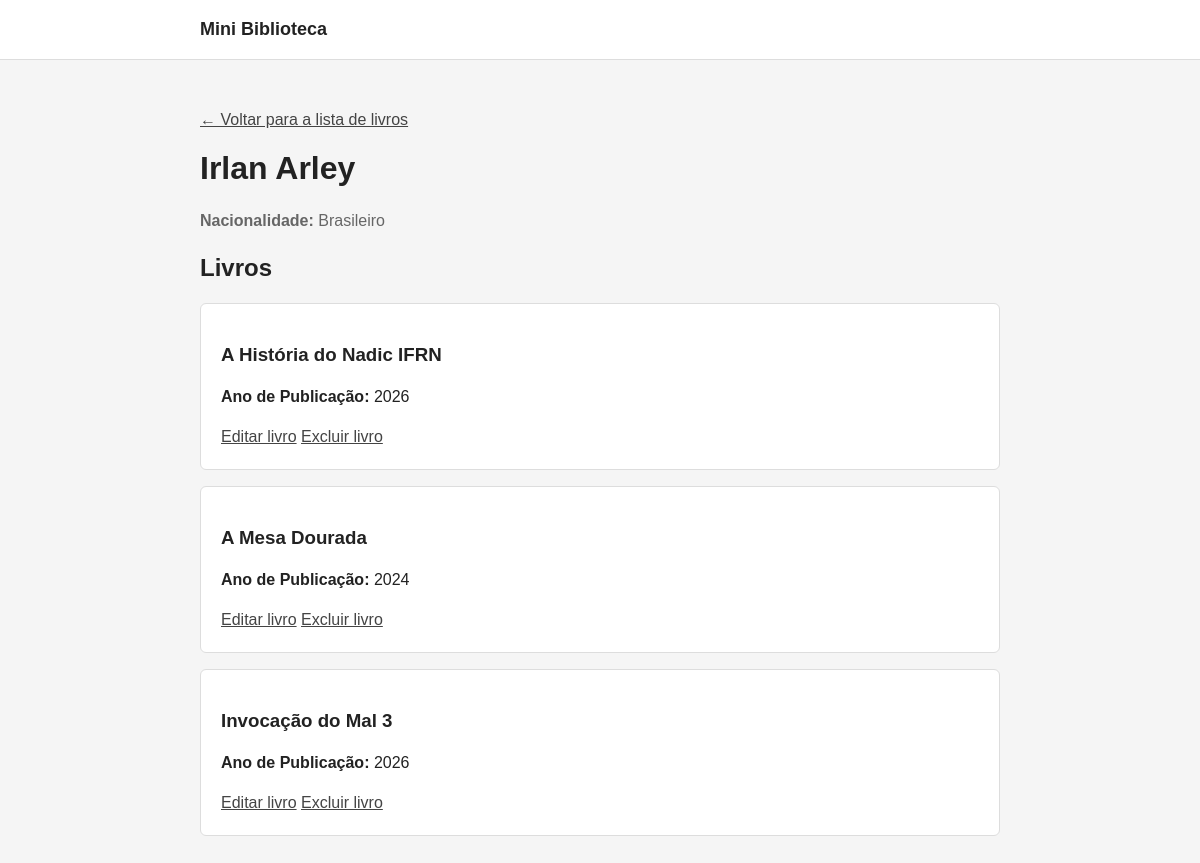
The page /autores/4/ on the database its author committed.
### biblioteca/models.py (models this page shows, shortened)
class Author(models.Model):
    name = models.CharField(max_length=120)
    nationality = models.CharField(max_length=60, blank=True)
    class Meta:
        ordering = ["name"]
        verbose_name = "autor"
        verbose_name_plural = "autores"

class Book(models.Model):
    title = models.CharField(
        max_length=200,
        validators=[MinLengthValidator(3, "O título deve ter pelo menos 3 caracteres.")],
    )
    authors = models.ManyToManyField(Author, related_name="books")
    categories = models.ManyToManyField(Category, blank=True, related_name="books")
    year_of_publication = models.IntegerField(validators=[validar_ano_publicacao])
    available = models.BooleanField(default=True)
    pages = models.PositiveIntegerField(
        "Páginas",
        null=True,
        blank=True,
        validators=[
            MinValueValidator(1, "O livro deve ter pelo menos 1 página."),
            MaxValueValidator(5000, "O livro pode possuir no máximo 5000 páginas."),
        ],
    )
    isbn = models.CharField(
        "ISBN",
        blank=True,
        max_length=13,
        validators=[
            RegexValidator(r"^\d{13}$", "O ISBN deve possuir exatamente 13 dígitos numéricos."),
        ],
    )
    capa = models.ImageField(
        "Capa",
        upload_to="capas/",
        blank=True,
        validators=[
            validar_tamanho_arquivo,
            FileExtensionValidator(allowed_extensions=["jpg", "jpeg", "png"]),
        ],
    )

### biblioteca/views.py (the view)
# urls.py: path("autores/<int:pk>/", AuthorDetailView.as_view(), name="author_detail"),
class AuthorDetailView(DetailView):
    model = Author
    template_name = "author_detail.html"
    context_object_name = "author"
    def get_context_data(self, **kwargs):
        context = super().get_context_data(**kwargs)
        context["books"] = self.object.books.order_by("title").prefetch_related("authors")
        return context

### biblioteca/templates/author_detail.html (shortened to what this page needs)
{% extends "base.html" %}
{% block content %}
    <p><a href="{% url 'book_list' %}">&larr; Voltar para a lista de livros</a></p>
    <h1>{{ author.name }}</h1>
    {% if author.nationality %}
        <p class="muted"><strong>Nacionalidade:</strong> {{ author.nationality }}</p>
    {% endif %}
    <h2>Livros</h2>
    {% for book in books %}
        <article class="card">
            <h3>{{ book.title }}</h3>
            <p><strong>Ano de Publicação:</strong> {{ book.year_of_publication }}</p>
            <a href="{% url 'book_edit' book.pk %}?author_id={{ author.pk }}">Editar livro</a>
            <a href="{% url 'book_delete' book.pk %}">Excluir livro</a>
        </article>
    {% empty %}
        <p class="card muted">Este autor ainda não tem livros cadastrados.</p>
    {% endfor %}
{% endblock %}

### biblioteca/templates/base.html (style rules this page uses)
* { box-sizing: border-box; }
body { margin: 0; background: #f5f5f5; color: #222; font-family: Arial, sans-serif; line-height: 1.5; }
h1, h2, h3 { line-height: 1.25; }
h1 { margin-top: 0; }
.card { margin: 16px 0; padding: 20px; background: #fff; border: 1px solid #ddd; border-radius: 6px; }
a { color: #444; }
.muted { color: #666; }

### rows shown on the page
Author: name "Irlan Arley", nationality "Brasileiro"
Book: title "A História do Nadic IFRN", year_of_publication "2026"
Book: title "A Mesa Dourada", year_of_publication "2024"
Book: title "Invocação do Mal 3", year_of_publication "2026"
